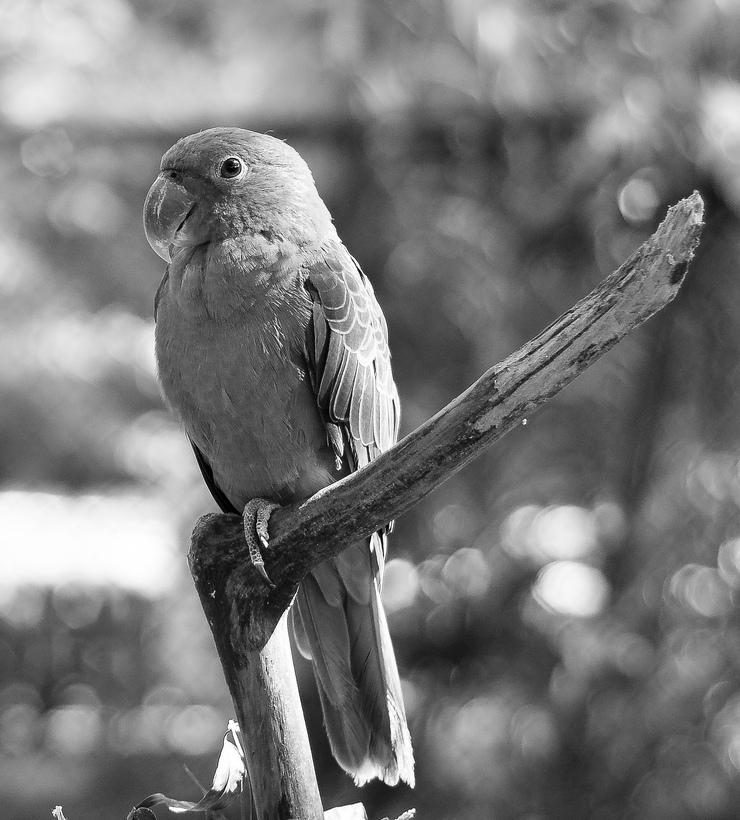
%> input picture matlab/filters/parrot.jpg, 740 x 820 px
$ octave filters.m   (GNU Octave 9; MATLAB toolbox functions it lacks are replaced by stand-ins)
%> lines starting %> are read from the running program, lines starting %| are printed output that depends on the picture
%filters

I = imread('parrot.jpg');
%> I is the input picture: size 820x740 uint8; min 0, max 255, mean 121.1

%laplace

%h = fspecial('average', hsize) returns an averaging filter h of size hsize.
%The argument hsize can be a vector specifying the number of rows and columns in h,
%or it can be a scalar, in which case h is a square matrix. The default value for hsize is [3 3].

average = fspecial('average',[3 3]);

%h = fspecial('disk', radius) returns a circular averaging filter (pillbox)
%within the square matrix of size 2*radius+1. The default radius is 5.

disk = fspecial('disk',5);

% h = fspecial('gaussian', hsize, sigma) returns a rotationally symmetric
% Gaussian lowpass filter of size hsize with standard deviation sigma(positive)
%hsize can be a vector specifying the number of rows and columns in h, or it can be a scalar, in which case h is a square matrix.
%The default value for hsize is [3 3]; the default value for sigma is 0.5. Not recommended. Use imgaussfilt or imgaussfilt3 instead.

gauss = fspecial('gaussian');

%h = fspecial('laplacian', alpha) returns a 3-by-3 filter approximating the shape of the two-dimensional Laplacian operator.
%The parameter alpha controls the shape of the Laplacian and must be in the range 0.0 to 1.0. The default value for alpha is 0.2.

laplacian = fspecial('laplacian');

ave = imfilter(I,average);
disc = imfilter(I,disk);
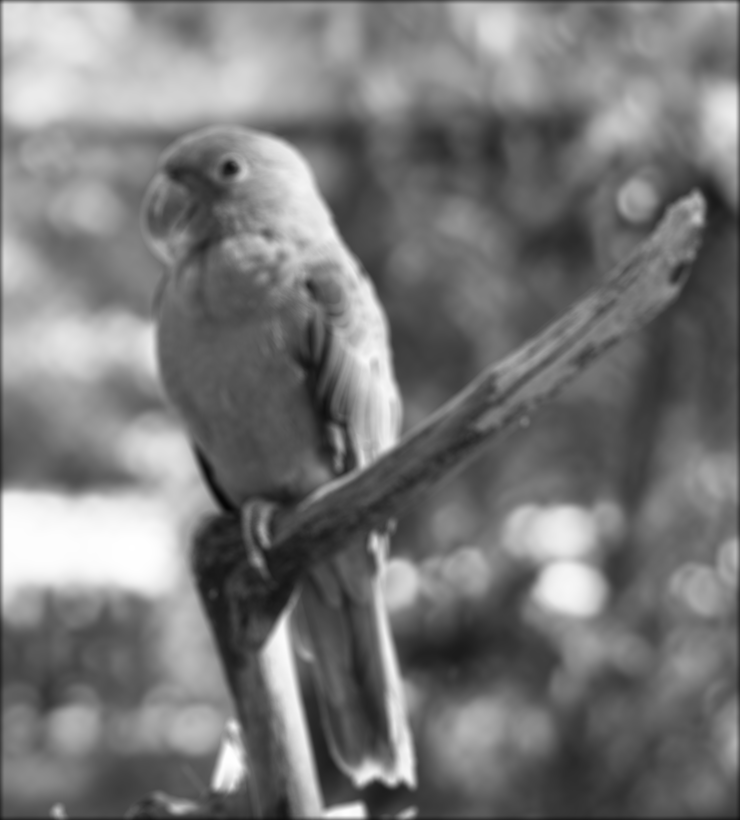
%> disc: size 820x740 uint8; min 5, max 255, mean 120.4
gau = imfilter(I,gauss);
lap = imfilter(I,laplacian);
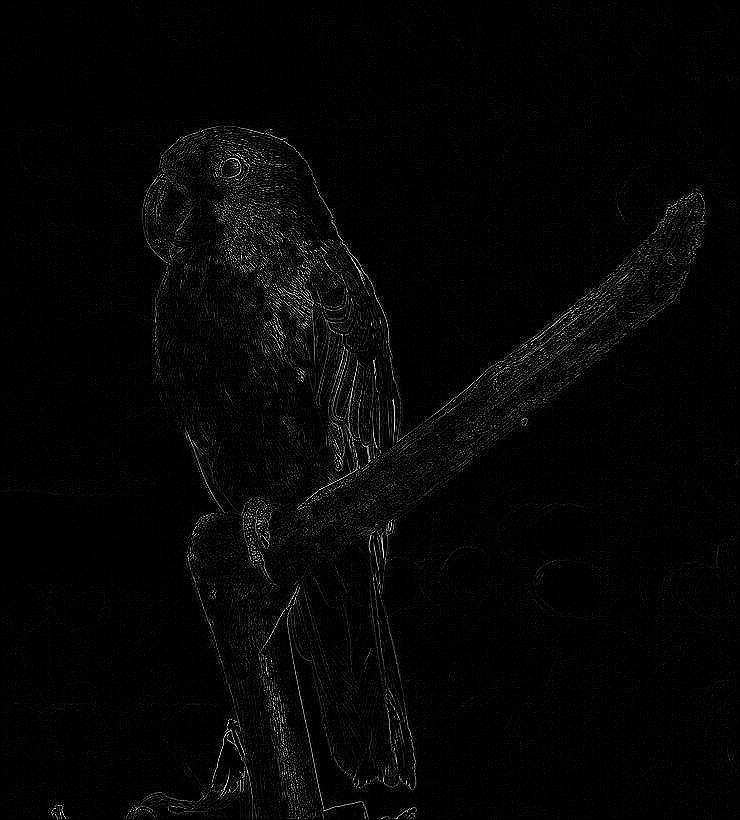
%> lap: size 820x740 uint8; min 0, max 255, mean 5.6

subplot(151);imshow(I);title('original');
subplot(152);imshow(ave);title('average');
subplot(153);imshow(disc);title('disk');
subplot(154);imshow(gau);title('gauss');
subplot(155);imshow(lap);title('laplacian');
